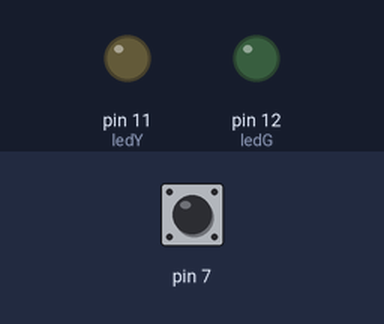
This sketch was run on a simulated Arduino Uno, built with avr-gcc and run on an emulated ATmega328P. Parts: output pins drawn as LEDs (lit = HIGH). Inputs (shaded band) come from the test bench; at power-on: pin 7 HIGH. What the sketch prints to the serial monitor is not drawn.

Above: at 1.2 s.
1.3 s: pin 7 pulled LOW for 0.15 s
At 1.38 s:
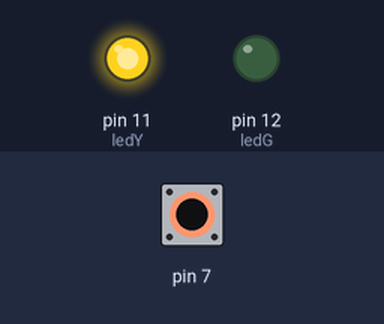
2.9 s: pin 7 pulled LOW for 3.2 s
At 6.8 s:
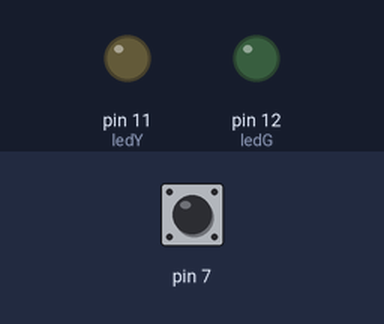
Timing chart, 0 to 8.3 s (numbered marks = the images above; inputs shaded):
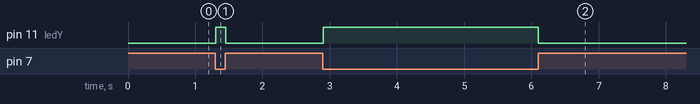

Measured:
- after the input at 1.3 s, pin 11 (ledY): LOW → HIGH at once, → LOW 0.15 s later
- after the input at 2.9 s, pin 11 (ledY): LOW → HIGH at once, → LOW 3.2 s later

The sketch:

Capacitive.ino
```cpp
#include <CapacitiveSensor.h>

//CapacitiveSensor cs_4_2 = CapacitiveSensor (4,2);
CapacitiveSensor cs_8_7 = CapacitiveSensor (8,7);

const int ledG = 12;
const int ledY = 11;


int ledValG = 0;
int ledValY = 0;


void setup() {
  // put your setup code here, to run once:
  pinMode(ledG, OUTPUT);
  pinMode(ledY, OUTPUT);
  Serial.begin (9600);
//  cs_4_2.set_CS_AutocaL_Millis(0xFFFFFFFF);
  cs_8_7.set_CS_AutocaL_Millis(0xFFFFFFFF);
}

void loop() {
  // put your main code here, to run repeatedly:
  long start = millis();
//  long total1 = cs_4_2.capacitiveSensor(30);
  long total2 = cs_8_7.capacitiveSensor(30);

//  Serial.print(total1);
//  Serial.print(",");
  Serial.println(total2);

//  if (total1 > 300) {
//    digitalWrite(ledG, 1);
//    delay(1);
//  } else {
//    digitalWrite(ledG, 0);
//  }
//
  if (total2 > 300) {
    digitalWrite(ledY, 1);
    delay(1);
  } else {
      digitalWrite(ledY, 0);
}
}
```
